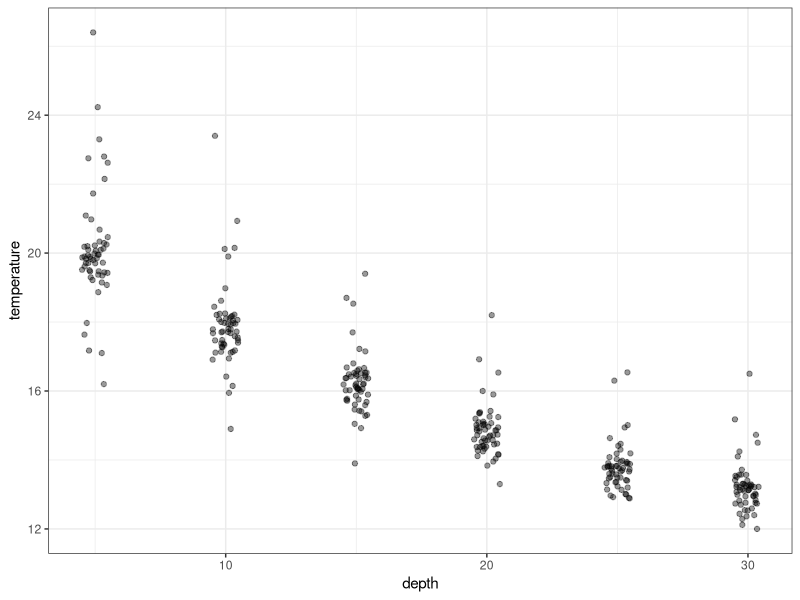
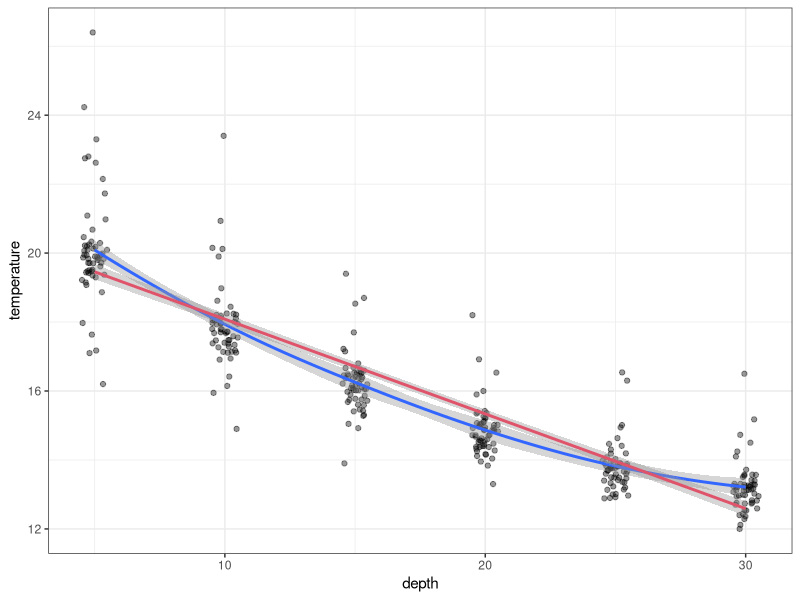
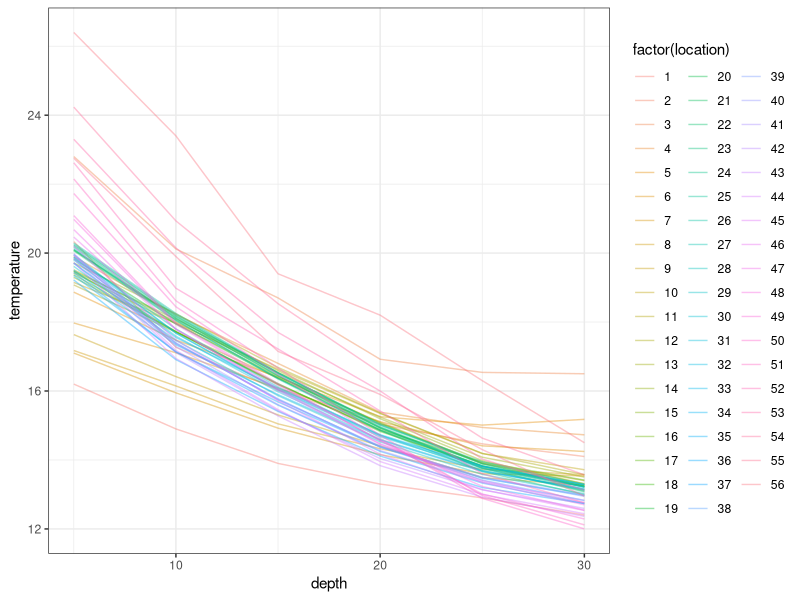
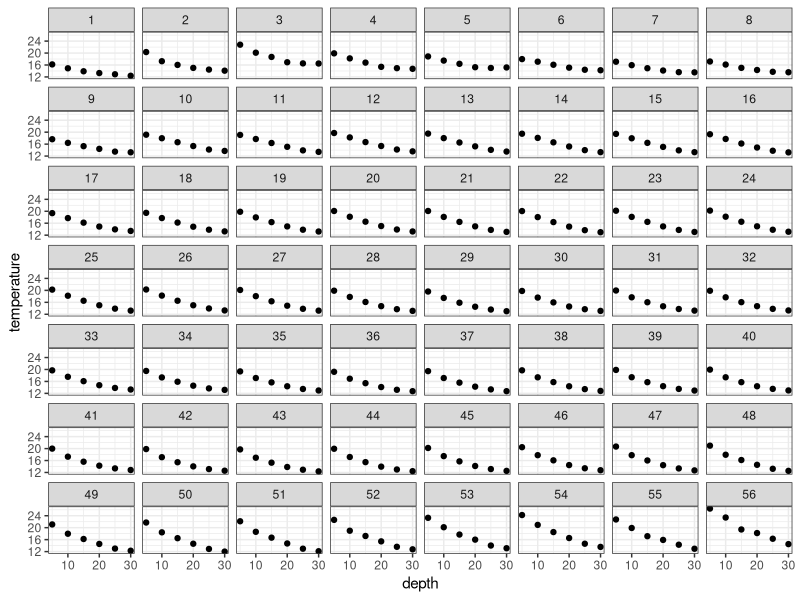
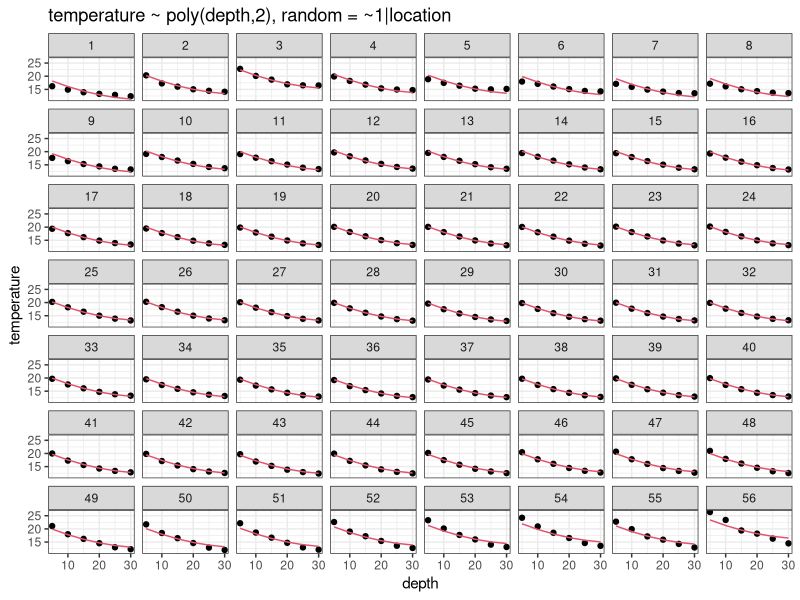
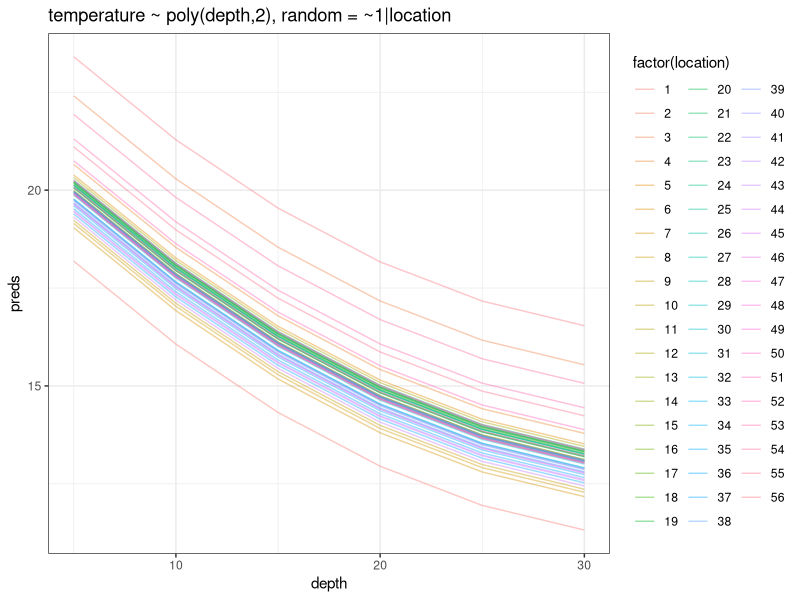
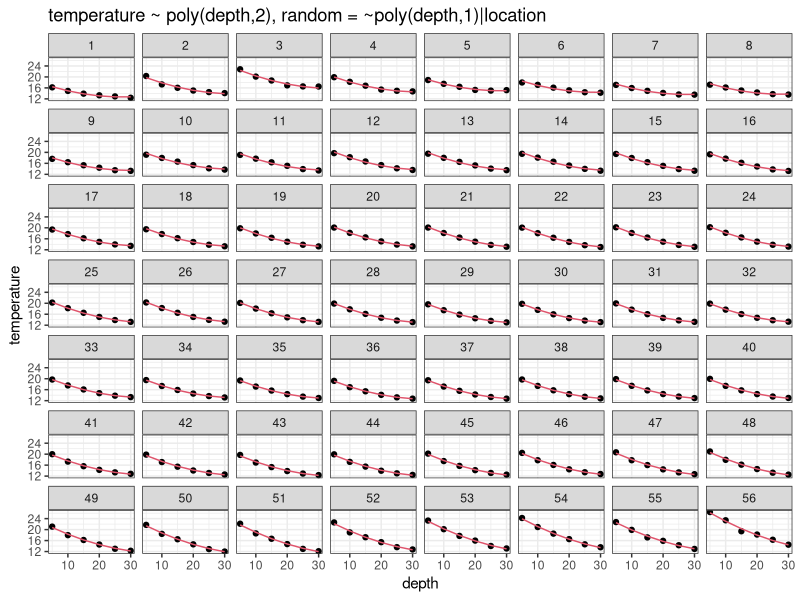
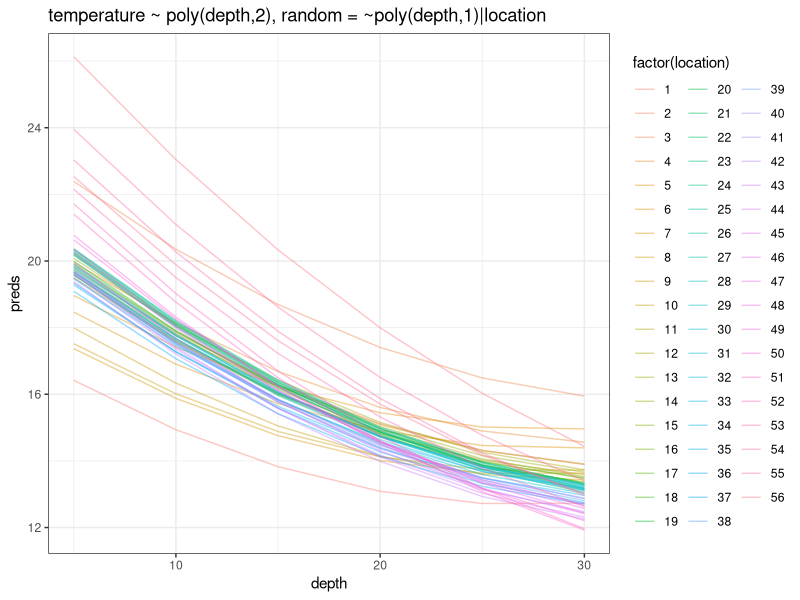

Write the R code that produced these figures, in order.
## ---- chunk 1
knitr::opts_chunk$set(echo = TRUE)
## ---- chunk 2
library(tidyverse)
library(nlme)
library(lme4)
theme_set(theme_bw())
## ---- chunk 3
temp <- read_csv('temp2.csv') 
temp
## ---- chunk 4
# set up the basic ggplot object, 'gt'
gt <- ggplot(data=temp, aes(x = depth, y = temperature)) 

# call gt and add jittered points
gt + geom_jitter(width = 0.5, alpha = .4) # alpha makes the points transparent
## ---- chunk 5
gt + 
  geom_jitter(width = 0.5, alpha = .4) +
  geom_smooth() +                     # add smooth line in blue
  geom_smooth(method = "lm", col = 2) # add linear fit in red

## ---- chunk 6
gt + geom_line(aes(col=factor(location)), alpha = .4)
## ---- chunk 7
gt + 
  geom_point() +
  facet_wrap( ~ location) # note, the tilde symbol "~" is below the Esc button on your keyboard
## ---- chunk 8
lmer(temperature ~ poly(depth,2) + (1|location), data=temp) # lme4 package
lme(temperature ~ poly(depth,2), random = ~1|location, data=temp) # nlme package
glmmTMB::glmmTMB(temperature ~ poly(depth,2) + (1|location), data=temp) # glmmTMB package
## ---- chunk 9
m_d2_i <- lme(temperature ~ poly(depth,2), random = ~1|location, data=temp) 
summary(m_d2_i)
## ---- chunk 10
cbind( depth = seq(5,30,by=5),
       poly1 = predict(poly(temp$depth,2), seq(5,30,by=5)))
## ---- chunk 11
AIC( m_d2_i, lm(temperature ~ poly(depth,2), data=temp) )
## ---- chunk 12
temp %>%
  add_column(preds = fitted(m_d2_i)) %>%
  ggplot(aes(x = depth, y = temperature)) +
    geom_point() +
    geom_line(aes(y = preds), col = 2) + # model fit as lines
    facet_wrap( ~location) +
    ggtitle("temperature ~ poly(depth,2), random = ~1|location")
## ---- chunk 13
temp %>%
  add_column(preds = fitted(m_d2_i)) %>%
  ggplot(aes(x = depth, y = preds, col = factor(location))) +
    geom_line(alpha = .4) +
    ggtitle("temperature ~ poly(depth,2), random = ~1|location")
## ---- chunk 14
m_d2_is <- lme(temperature ~ poly(depth,2), random = ~poly(depth,1)|location, data=temp) 
summary(m_d2_is)
## ---- chunk 15
temp %>%
  add_column(preds = fitted(m_d2_is)) %>%
  ggplot(aes(x = depth, y = temperature)) +
    geom_point() +
    geom_line(aes(y = preds), col = 2) + # model fit as lines
    facet_wrap( ~location) +
    ggtitle("temperature ~ poly(depth,2), random = ~poly(depth,1)|location")
## ---- chunk 16
temp %>%
  add_column(preds = fitted(m_d2_is)) %>%
  ggplot(aes(x = depth, y = preds, col = factor(location))) +
    geom_line(alpha = .4) +
    ggtitle("temperature ~ poly(depth,2), random = ~poly(depth,1)|location")
## ---- chunk 17
m_d2_isc <- lme(temperature ~ poly(depth,2), random = ~poly(depth,2)|location, data=temp) 
summary(m_d2_isc)
## ---- chunk 18
temp %>%
  add_column(preds1 = fitted(m_d2_is)) %>%
  add_column(preds2 = fitted(m_d2_isc)) %>%
  ggplot(aes(x = depth, y = temperature)) +
    geom_point() +
    geom_line(aes(y = preds1), col = 2, alpha = .4) + 
    geom_line(aes(y = preds2), col = 4, alpha = .4) +
    facet_wrap( ~location) +
    ggtitle("RED: ~poly(depth,1)|location    BLUE: ~poly(depth,2)|location")
## ---- chunk 19
temp %>%
  add_column(preds = fitted(m_d2_isc)) %>%
  ggplot(aes(x = depth, y = preds, col = factor(location))) +
    geom_line(alpha = .4) +
    ggtitle("temperature ~ poly(depth,2), random = ~poly(depth,2)|location")
## ---- chunk 20
AIC(m_d2_is, m_d2_isc)
## ---- chunk 21
anova(m_d2_i, m_d2_is, m_d2_isc)
## ---- chunk 22
intervals(m_d2_is)
intervals(m_d2_isc)
## ---- chunk 23
ranef(m_d2_isc) %>% head
## ---- chunk 24
fixef(m_d2_isc)
## ---- chunk 25
# coefficients for location 2 = fixed effect + location2 effect
int = 16.022159 + 0.1778267 
poly1 = -42.995922 + 6.239037
poly2 = 8.506283 + 2.73550782

# get values of polynomial variables for depth
x10_poly1 = predict(poly(temp$depth,2), 10)[1] 
x10_poly2 = predict(poly(temp$depth,2), 10)[2]

# put 'em together
int + poly1 * x10_poly1 + poly2 * x10_poly2

# check 
temp %>% 
  add_column(fit = fitted(m_d2_isc)) %>% # add fitted values
  dplyr::filter(depth == 10, location == 2) # choose the one row 
## ---- chunk 26
data(sleepstudy, package = "lme4")
str(sleepstudy)
## ---- chunk 27
library(ggplot2)
ggplot(sleepstudy, aes(x = Days, y = Reaction, group = Subject)) + 
geom_point() + facet_wrap(~Subject) + theme_bw()
## ---- chunk 28
ggplot(sleepstudy, aes(x = Days, y = Reaction, group = Subject)) + 
geom_smooth(method = "lm") +
geom_point() + facet_wrap(~Subject) + theme_bw()
## ---- chunk 29
sleep.m1 <- lme(Reaction ~ Days, data = sleepstudy, random=~Days|Subject)
summary(sleep.m1)
## ---- chunk 30
sleep.m2 <- update(sleep.m1, random=~1|Subject)
anova(sleep.m1, sleep.m2)
## ---- chunk 31
summary(sleep.m1)
